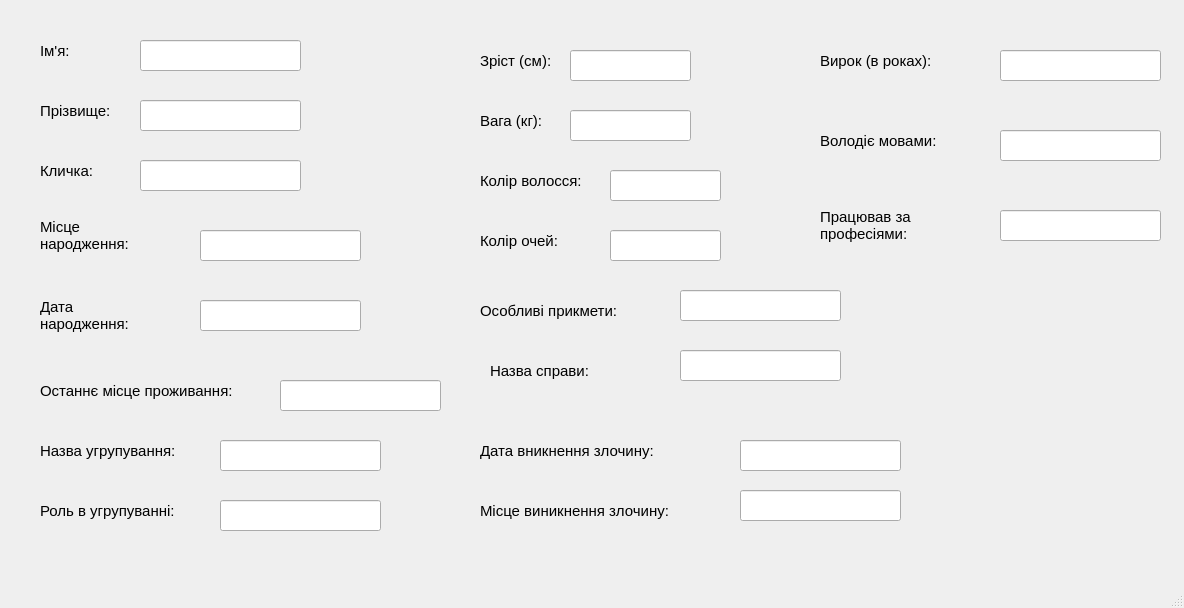
<?xml version="1.0" encoding="UTF-8"?>
<ui version="4.0">
 <class>MainWindow</class>
 <widget class="QMainWindow" name="MainWindow">
  <property name="geometry">
   <rect>
    <x>0</x>
    <y>0</y>
    <width>1184</width>
    <height>608</height>
   </rect>
  </property>
  <property name="windowTitle">
   <string>Інформація про злодія</string>
  </property>
  <widget class="QWidget" name="centralwidget">
   <widget class="QLabel" name="label">
    <property name="geometry">
     <rect>
      <x>40</x>
      <y>30</y>
      <width>101</width>
      <height>41</height>
     </rect>
    </property>
    <property name="font">
     <font>
      <family>Segoe UI</family>
      <pointsize>11</pointsize>
     </font>
    </property>
    <property name="text">
     <string>Ім'я:</string>
    </property>
   </widget>
   <widget class="QLabel" name="label_2">
    <property name="geometry">
     <rect>
      <x>40</x>
      <y>90</y>
      <width>101</width>
      <height>41</height>
     </rect>
    </property>
    <property name="font">
     <font>
      <family>Segoe UI</family>
      <pointsize>11</pointsize>
     </font>
    </property>
    <property name="text">
     <string>Прізвище:</string>
    </property>
   </widget>
   <widget class="QLabel" name="label_3">
    <property name="geometry">
     <rect>
      <x>40</x>
      <y>150</y>
      <width>101</width>
      <height>41</height>
     </rect>
    </property>
    <property name="font">
     <font>
      <family>Segoe UI</family>
      <pointsize>11</pointsize>
     </font>
    </property>
    <property name="text">
     <string>Кличка:</string>
    </property>
   </widget>
   <widget class="QLabel" name="label_4">
    <property name="geometry">
     <rect>
      <x>40</x>
      <y>210</y>
      <width>111</width>
      <height>51</height>
     </rect>
    </property>
    <property name="font">
     <font>
      <family>Segoe UI</family>
      <pointsize>11</pointsize>
     </font>
    </property>
    <property name="text">
     <string>Місце народження:</string>
    </property>
    <property name="wordWrap">
     <bool>true</bool>
    </property>
   </widget>
   <widget class="QLabel" name="label_5">
    <property name="geometry">
     <rect>
      <x>40</x>
      <y>290</y>
      <width>121</width>
      <height>51</height>
     </rect>
    </property>
    <property name="font">
     <font>
      <family>Segoe UI</family>
      <pointsize>11</pointsize>
     </font>
    </property>
    <property name="text">
     <string>Дата народження:</string>
    </property>
    <property name="wordWrap">
     <bool>true</bool>
    </property>
   </widget>
   <widget class="QLabel" name="label_6">
    <property name="geometry">
     <rect>
      <x>40</x>
      <y>360</y>
      <width>231</width>
      <height>61</height>
     </rect>
    </property>
    <property name="font">
     <font>
      <family>Segoe UI</family>
      <pointsize>11</pointsize>
     </font>
    </property>
    <property name="text">
     <string>Останнє місце проживання:</string>
    </property>
   </widget>
   <widget class="QLabel" name="label_7">
    <property name="geometry">
     <rect>
      <x>40</x>
      <y>430</y>
      <width>171</width>
      <height>41</height>
     </rect>
    </property>
    <property name="font">
     <font>
      <family>Segoe UI</family>
      <pointsize>11</pointsize>
     </font>
    </property>
    <property name="text">
     <string>Назва угрупування:</string>
    </property>
   </widget>
   <widget class="QLabel" name="label_8">
    <property name="geometry">
     <rect>
      <x>40</x>
      <y>490</y>
      <width>171</width>
      <height>41</height>
     </rect>
    </property>
    <property name="font">
     <font>
      <family>Segoe UI</family>
      <pointsize>11</pointsize>
     </font>
    </property>
    <property name="text">
     <string>Роль в угрупуванні:</string>
    </property>
   </widget>
   <widget class="QLabel" name="label_9">
    <property name="geometry">
     <rect>
      <x>480</x>
      <y>40</y>
      <width>101</width>
      <height>41</height>
     </rect>
    </property>
    <property name="font">
     <font>
      <family>Segoe UI</family>
      <pointsize>11</pointsize>
     </font>
    </property>
    <property name="text">
     <string>Зріст (см):</string>
    </property>
   </widget>
   <widget class="QLabel" name="label_10">
    <property name="geometry">
     <rect>
      <x>480</x>
      <y>100</y>
      <width>101</width>
      <height>41</height>
     </rect>
    </property>
    <property name="font">
     <font>
      <family>Segoe UI</family>
      <pointsize>11</pointsize>
     </font>
    </property>
    <property name="text">
     <string>Вага (кг):</string>
    </property>
   </widget>
   <widget class="QLabel" name="label_11">
    <property name="geometry">
     <rect>
      <x>480</x>
      <y>160</y>
      <width>141</width>
      <height>41</height>
     </rect>
    </property>
    <property name="font">
     <font>
      <family>Segoe UI</family>
      <pointsize>11</pointsize>
     </font>
    </property>
    <property name="text">
     <string>Колір волосся:</string>
    </property>
   </widget>
   <widget class="QLabel" name="label_12">
    <property name="geometry">
     <rect>
      <x>480</x>
      <y>220</y>
      <width>111</width>
      <height>41</height>
     </rect>
    </property>
    <property name="font">
     <font>
      <family>Segoe UI</family>
      <pointsize>11</pointsize>
     </font>
    </property>
    <property name="text">
     <string>Колір очей:</string>
    </property>
   </widget>
   <widget class="QLabel" name="label_13">
    <property name="geometry">
     <rect>
      <x>480</x>
      <y>290</y>
      <width>171</width>
      <height>41</height>
     </rect>
    </property>
    <property name="font">
     <font>
      <family>Segoe UI</family>
      <pointsize>11</pointsize>
     </font>
    </property>
    <property name="text">
     <string>Особливі прикмети:</string>
    </property>
   </widget>
   <widget class="QLabel" name="label_14">
    <property name="geometry">
     <rect>
      <x>490</x>
      <y>350</y>
      <width>141</width>
      <height>41</height>
     </rect>
    </property>
    <property name="font">
     <font>
      <family>Segoe UI</family>
      <pointsize>11</pointsize>
     </font>
    </property>
    <property name="text">
     <string>Назва справи:</string>
    </property>
   </widget>
   <widget class="QLabel" name="label_15">
    <property name="geometry">
     <rect>
      <x>480</x>
      <y>430</y>
      <width>221</width>
      <height>41</height>
     </rect>
    </property>
    <property name="font">
     <font>
      <family>Segoe UI</family>
      <pointsize>11</pointsize>
     </font>
    </property>
    <property name="text">
     <string>Дата вникнення злочину:</string>
    </property>
   </widget>
   <widget class="QLabel" name="label_16">
    <property name="geometry">
     <rect>
      <x>480</x>
      <y>490</y>
      <width>231</width>
      <height>41</height>
     </rect>
    </property>
    <property name="font">
     <font>
      <family>Segoe UI</family>
      <pointsize>11</pointsize>
     </font>
    </property>
    <property name="text">
     <string>Місце виникнення злочину:</string>
    </property>
   </widget>
   <widget class="QLabel" name="label_17">
    <property name="geometry">
     <rect>
      <x>820</x>
      <y>40</y>
      <width>151</width>
      <height>41</height>
     </rect>
    </property>
    <property name="font">
     <font>
      <family>Segoe UI</family>
      <pointsize>11</pointsize>
     </font>
    </property>
    <property name="text">
     <string>Вирок (в роках):</string>
    </property>
   </widget>
   <widget class="QLabel" name="label_18">
    <property name="geometry">
     <rect>
      <x>820</x>
      <y>120</y>
      <width>151</width>
      <height>41</height>
     </rect>
    </property>
    <property name="font">
     <font>
      <family>Segoe UI</family>
      <pointsize>11</pointsize>
     </font>
    </property>
    <property name="text">
     <string>Володіє мовами:</string>
    </property>
   </widget>
   <widget class="QLabel" name="label_19">
    <property name="geometry">
     <rect>
      <x>820</x>
      <y>190</y>
      <width>141</width>
      <height>71</height>
     </rect>
    </property>
    <property name="font">
     <font>
      <family>Segoe UI</family>
      <pointsize>11</pointsize>
     </font>
    </property>
    <property name="text">
     <string>Працював за професіями:</string>
    </property>
    <property name="wordWrap">
     <bool>true</bool>
    </property>
   </widget>
   <widget class="QLineEdit" name="lineEdit">
    <property name="geometry">
     <rect>
      <x>140</x>
      <y>40</y>
      <width>161</width>
      <height>31</height>
     </rect>
    </property>
    <property name="font">
     <font>
      <family>Segoe UI</family>
      <pointsize>9</pointsize>
     </font>
    </property>
    <property name="readOnly">
     <bool>true</bool>
    </property>
   </widget>
   <widget class="QLineEdit" name="lineEdit_2">
    <property name="geometry">
     <rect>
      <x>140</x>
      <y>100</y>
      <width>161</width>
      <height>31</height>
     </rect>
    </property>
    <property name="font">
     <font>
      <family>Segoe UI</family>
      <pointsize>9</pointsize>
     </font>
    </property>
    <property name="readOnly">
     <bool>true</bool>
    </property>
   </widget>
   <widget class="QLineEdit" name="lineEdit_3">
    <property name="geometry">
     <rect>
      <x>140</x>
      <y>160</y>
      <width>161</width>
      <height>31</height>
     </rect>
    </property>
    <property name="font">
     <font>
      <family>Segoe UI</family>
      <pointsize>9</pointsize>
     </font>
    </property>
    <property name="readOnly">
     <bool>true</bool>
    </property>
   </widget>
   <widget class="QLineEdit" name="lineEdit_4">
    <property name="geometry">
     <rect>
      <x>200</x>
      <y>230</y>
      <width>161</width>
      <height>31</height>
     </rect>
    </property>
    <property name="font">
     <font>
      <family>Segoe UI</family>
      <pointsize>9</pointsize>
     </font>
    </property>
    <property name="readOnly">
     <bool>true</bool>
    </property>
   </widget>
   <widget class="QLineEdit" name="lineEdit_5">
    <property name="geometry">
     <rect>
      <x>200</x>
      <y>300</y>
      <width>161</width>
      <height>31</height>
     </rect>
    </property>
    <property name="font">
     <font>
      <family>Segoe UI</family>
      <pointsize>9</pointsize>
     </font>
    </property>
    <property name="readOnly">
     <bool>true</bool>
    </property>
   </widget>
   <widget class="QLineEdit" name="lineEdit_6">
    <property name="geometry">
     <rect>
      <x>280</x>
      <y>380</y>
      <width>161</width>
      <height>31</height>
     </rect>
    </property>
    <property name="font">
     <font>
      <family>Segoe UI</family>
      <pointsize>9</pointsize>
     </font>
    </property>
    <property name="readOnly">
     <bool>true</bool>
    </property>
   </widget>
   <widget class="QLineEdit" name="lineEdit_7">
    <property name="geometry">
     <rect>
      <x>220</x>
      <y>440</y>
      <width>161</width>
      <height>31</height>
     </rect>
    </property>
    <property name="font">
     <font>
      <family>Segoe UI</family>
      <pointsize>9</pointsize>
     </font>
    </property>
    <property name="readOnly">
     <bool>true</bool>
    </property>
   </widget>
   <widget class="QLineEdit" name="lineEdit_8">
    <property name="geometry">
     <rect>
      <x>220</x>
      <y>500</y>
      <width>161</width>
      <height>31</height>
     </rect>
    </property>
    <property name="font">
     <font>
      <family>Segoe UI</family>
      <pointsize>9</pointsize>
     </font>
    </property>
    <property name="focusPolicy">
     <enum>Qt::NoFocus</enum>
    </property>
    <property name="readOnly">
     <bool>true</bool>
    </property>
   </widget>
   <widget class="QLineEdit" name="lineEdit_9">
    <property name="geometry">
     <rect>
      <x>570</x>
      <y>50</y>
      <width>121</width>
      <height>31</height>
     </rect>
    </property>
    <property name="font">
     <font>
      <family>Segoe UI</family>
      <pointsize>9</pointsize>
     </font>
    </property>
    <property name="focusPolicy">
     <enum>Qt::NoFocus</enum>
    </property>
    <property name="readOnly">
     <bool>true</bool>
    </property>
   </widget>
   <widget class="QLineEdit" name="lineEdit_10">
    <property name="geometry">
     <rect>
      <x>570</x>
      <y>110</y>
      <width>121</width>
      <height>31</height>
     </rect>
    </property>
    <property name="font">
     <font>
      <family>Segoe UI</family>
      <pointsize>9</pointsize>
     </font>
    </property>
    <property name="focusPolicy">
     <enum>Qt::NoFocus</enum>
    </property>
    <property name="readOnly">
     <bool>true</bool>
    </property>
   </widget>
   <widget class="QLineEdit" name="lineEdit_11">
    <property name="geometry">
     <rect>
      <x>610</x>
      <y>170</y>
      <width>111</width>
      <height>31</height>
     </rect>
    </property>
    <property name="font">
     <font>
      <family>Segoe UI</family>
      <pointsize>9</pointsize>
     </font>
    </property>
    <property name="focusPolicy">
     <enum>Qt::NoFocus</enum>
    </property>
    <property name="readOnly">
     <bool>true</bool>
    </property>
   </widget>
   <widget class="QLineEdit" name="lineEdit_12">
    <property name="geometry">
     <rect>
      <x>610</x>
      <y>230</y>
      <width>111</width>
      <height>31</height>
     </rect>
    </property>
    <property name="font">
     <font>
      <family>Segoe UI</family>
      <pointsize>9</pointsize>
     </font>
    </property>
    <property name="focusPolicy">
     <enum>Qt::NoFocus</enum>
    </property>
    <property name="readOnly">
     <bool>true</bool>
    </property>
   </widget>
   <widget class="QLineEdit" name="lineEdit_13">
    <property name="geometry">
     <rect>
      <x>680</x>
      <y>290</y>
      <width>161</width>
      <height>31</height>
     </rect>
    </property>
    <property name="font">
     <font>
      <family>Segoe UI</family>
      <pointsize>9</pointsize>
     </font>
    </property>
    <property name="focusPolicy">
     <enum>Qt::NoFocus</enum>
    </property>
    <property name="readOnly">
     <bool>true</bool>
    </property>
   </widget>
   <widget class="QLineEdit" name="lineEdit_14">
    <property name="geometry">
     <rect>
      <x>680</x>
      <y>350</y>
      <width>161</width>
      <height>31</height>
     </rect>
    </property>
    <property name="font">
     <font>
      <family>Segoe UI</family>
      <pointsize>9</pointsize>
     </font>
    </property>
    <property name="focusPolicy">
     <enum>Qt::NoFocus</enum>
    </property>
    <property name="readOnly">
     <bool>true</bool>
    </property>
   </widget>
   <widget class="QLineEdit" name="lineEdit_15">
    <property name="geometry">
     <rect>
      <x>740</x>
      <y>440</y>
      <width>161</width>
      <height>31</height>
     </rect>
    </property>
    <property name="font">
     <font>
      <family>Segoe UI</family>
      <pointsize>9</pointsize>
     </font>
    </property>
    <property name="focusPolicy">
     <enum>Qt::NoFocus</enum>
    </property>
    <property name="readOnly">
     <bool>true</bool>
    </property>
   </widget>
   <widget class="QLineEdit" name="lineEdit_16">
    <property name="geometry">
     <rect>
      <x>740</x>
      <y>490</y>
      <width>161</width>
      <height>31</height>
     </rect>
    </property>
    <property name="font">
     <font>
      <family>Segoe UI</family>
      <pointsize>9</pointsize>
     </font>
    </property>
    <property name="focusPolicy">
     <enum>Qt::NoFocus</enum>
    </property>
    <property name="readOnly">
     <bool>true</bool>
    </property>
   </widget>
   <widget class="QLineEdit" name="lineEdit_17">
    <property name="geometry">
     <rect>
      <x>1000</x>
      <y>50</y>
      <width>161</width>
      <height>31</height>
     </rect>
    </property>
    <property name="font">
     <font>
      <family>Segoe UI</family>
      <pointsize>9</pointsize>
     </font>
    </property>
    <property name="focusPolicy">
     <enum>Qt::NoFocus</enum>
    </property>
    <property name="readOnly">
     <bool>true</bool>
    </property>
   </widget>
   <widget class="QLineEdit" name="lineEdit_18">
    <property name="geometry">
     <rect>
      <x>1000</x>
      <y>130</y>
      <width>161</width>
      <height>31</height>
     </rect>
    </property>
    <property name="font">
     <font>
      <family>Segoe UI</family>
      <pointsize>9</pointsize>
     </font>
    </property>
    <property name="focusPolicy">
     <enum>Qt::NoFocus</enum>
    </property>
    <property name="readOnly">
     <bool>true</bool>
    </property>
   </widget>
   <widget class="QLineEdit" name="lineEdit_19">
    <property name="geometry">
     <rect>
      <x>1000</x>
      <y>210</y>
      <width>161</width>
      <height>31</height>
     </rect>
    </property>
    <property name="font">
     <font>
      <family>Segoe UI</family>
      <pointsize>9</pointsize>
     </font>
    </property>
    <property name="focusPolicy">
     <enum>Qt::NoFocus</enum>
    </property>
    <property name="readOnly">
     <bool>true</bool>
    </property>
   </widget>
  </widget>
  <widget class="QMenuBar" name="menubar">
   <property name="geometry">
    <rect>
     <x>0</x>
     <y>0</y>
     <width>1184</width>
     <height>26</height>
    </rect>
   </property>
  </widget>
  <widget class="QStatusBar" name="statusbar"/>
 </widget>
 <resources/>
 <connections/>
</ui>
